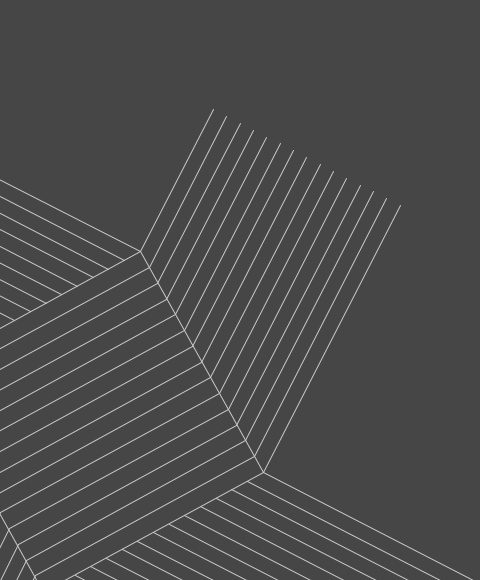
Frame 1 (no input)
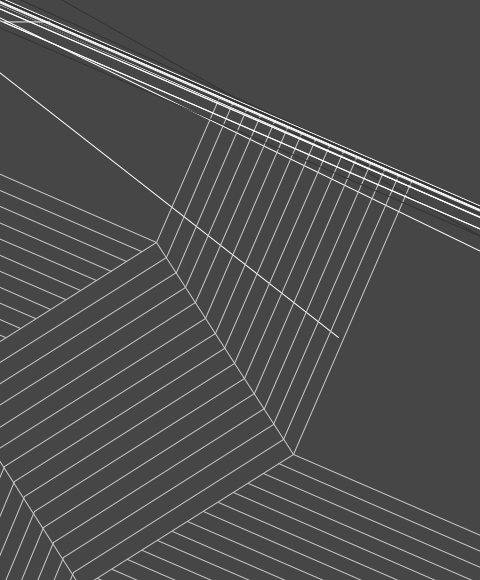
Frame 60 (the mouse pressed at the canvas centre just before this capture)
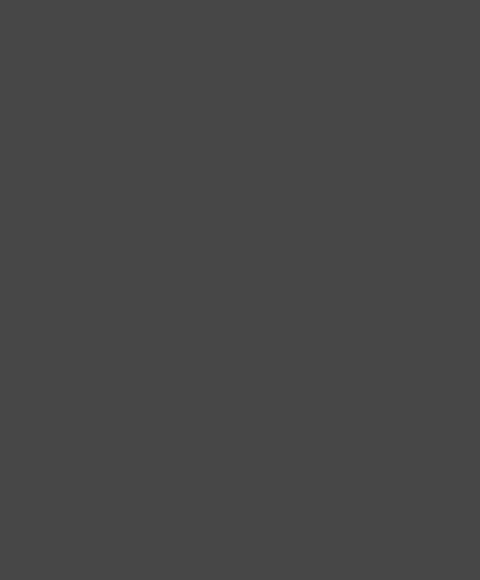
Frame 120 (the mouse held since frame 60 and released just before this capture)

The Processing sketch that drew these frames (run headless with seeded random() and noise(); from frame 60 on, the mouse is pressed at the canvas centre):

// Processing sketch: davidsketch_240131b_lineArtglitched
// ── davidsketch_240131b_lineArtglitched.pde
//https://www.wikiart.org/en/lothar-charoux/squares-1970
void setup(){
 size(480,580); 
}

void draw(){
  frameRate(random(1,45));
  background(70);
  stroke(200);
  float cornerx = 450;
  float cornery = 300;
  float hguidex = 240;
  float hguidey = 160;
  float m = 0.66701596;
  boolean sw = true; 
  PVector temp = new PVector(random(-230,580),174.79);
  PVector temp2 = new PVector(245,184);
  float iox = 0.99 * sin(frameCount) - 1;
  float ioy = random(-1.59,2);
  rotate(random(0,1.999));
  line(240 - 0*10.00,160 - 0*-14.79,cornerx + 0*-10.05,cornery - 0 *-14.83);
  line(240 - 14*10.00,160 - 14*-14.79,450 + 14*-10.05,300 - 14 *-14.83);
  for(int i=0;i<15;i++){
    //max i is 14
  stroke(200);
  line(450 - (i *15),0,cornerx - (i*15),cornery - (i*10));
  
  //replace with gradient?
 
  //line(240 - i*10.00,160 - i*-14.79,cornerx + i*-10.05,cornery - i *-14.83);
  
// 140.04/209.95 = 0.66701596
  
  line(0,hguidey- i*-14.79,hguidex - i*10.05,hguidey- i*-14.79);
  line(cornerx - (i*15),(cornery -(i*10)),(cornerx - (i*15)) - 140,(cornery -(i*10)) + 206);

  line(cornerx - i*10,cornery - i*-14.79,999,cornery - i*-14.79);
  
  line((cornerx - i*15)-140, (cornery -i*10)+206,cornerx - i*15, 9999);
 for(int j=0;j<9;j++){
    int tw = 255;
    if(sw){
    tw = 255;
    }
    else{tw = 50;
    }
    stroke(tw);
    line(temp.x,temp.y,temp.x * iox,temp.y * ioy);
    sw = !sw;
    
    temp.x *= iox;
    temp.y *= ioy;
    //temp2.x *= iox;
    //temp2.y *= ioy;
  }
  }
    //rotate(TAU * 0.094);
   // noFill();
 // square(289,-1,251);
}
void segment(float f){
  
}
